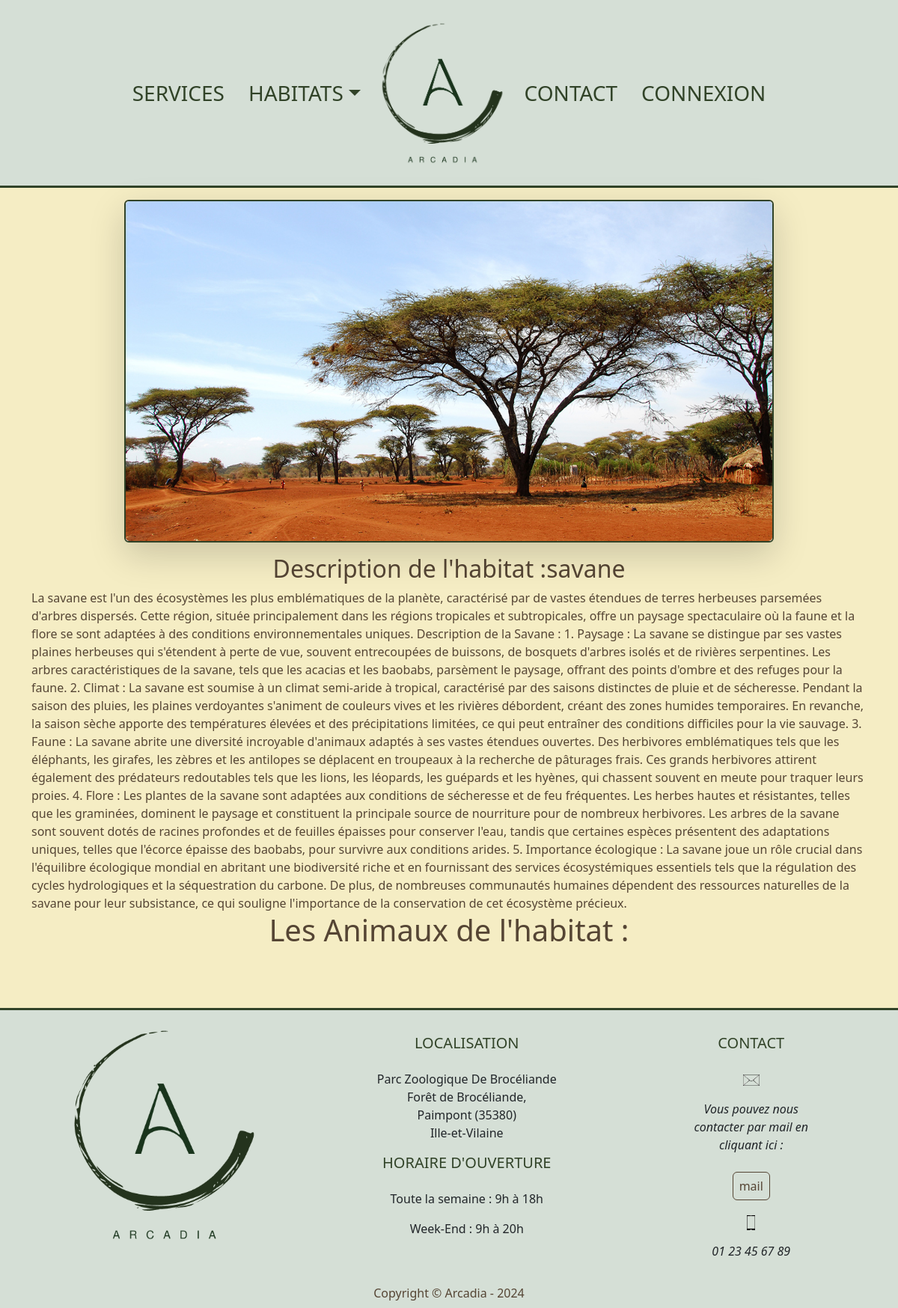
The app's page /habitat.php?name=savane with its own data.
### tables this page shows
CREATE TABLE `habitat` (
  `id_habitat` int(11) NOT NULL,
  `habitat_name` varchar(30) NOT NULL,
  `description` text NOT NULL,
  `title` varchar(255) NOT NULL,
  `image` text NOT NULL,
  `accueilImage` text NOT NULL,
  `bg` varchar(100) NOT NULL
);

### habitat.php (the view, shortened to what this page needs)
<?php
require_once ('src/connect.php');
if (isset($_GET['name'])) {
    $habitat_name = $_GET['name'];
} else {
    $habitat_name = "marais";
}
$req = $db->prepare("SELECT * FROM habitat WHERE habitat_name = ?");
$req->execute(array($habitat_name));
$habitats = $req->fetch();
?>
<!DOCTYPE html>
<html lang="fr">
<head>
    <link rel="stylesheet" href="design/style.css">
    <link rel="stylesheet" href="design/custom.css">
</head>
<body class=" <?php echo $habitats['bg'] ?> text-arcadiaTertiary">
    <?php
    include ('src/arcHeader.php');
    ?>
    <div class="mx-auto w-75">
        <div class="card m-3 border border-2 border-arcadiaSecondary shadow-lg">
            <img src="<?php echo $habitats['image'] ?>" class="card-img" alt=" <?php $habitats['habitat_name'] ?>">
            <div class="card-img-overlay">
            </div>
        </div>
    </div>
    <div class="container">
        <h2 class="text-arcadiaTertiary text-center">Description de l'habitat :<?php echo $habitats['habitat_name'] ?>
        </h2>
        <?php echo $habitats['description'];
        ?>
    </div>
    <div class="container">
        <h3 class="text-center fs-1">Les Animaux de l'habitat : <?php $habitats['habitat_name'] ?></h3>
        <br>
    </div>
    <?php
    include ('src/arcFooter.php')
        ?>
</body>
</html>

### records on screen
habitat: image (picture), habitat_name "savane", description "La savane est l'un des écosystèmes les plus emblématiques de la planète, caractérisé par de vastes étendues de terres herbeuses parsemées d'arbres dispersés. Cette région, située principalement dans les régions tropicales et subtropicales, offre un paysage spectaculaire où la faune et la flore se sont adaptées à des conditions environnementales uniques. Description de la Savane : 1. Paysage : La savane se distingue par ses vastes plaines herbeuses qui s'étendent à perte de vue, souvent entrecoupées de buissons, de bosquets d'arbres isolés et de rivières serpentines. Les arbres caractéristiques de la savane, tels que les acacias et les baobabs, parsèment le paysage, offrant des points…"
